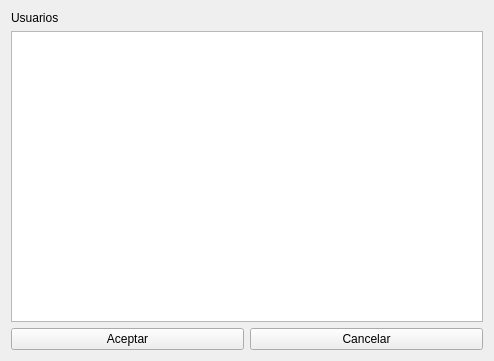
<?xml version="1.0" encoding="UTF-8"?>
<ui version="4.0">
 <class>Usuarios</class>
 <widget class="QWidget" name="Usuarios">
  <property name="geometry">
   <rect>
    <x>0</x>
    <y>0</y>
    <width>494</width>
    <height>361</height>
   </rect>
  </property>
  <property name="windowTitle">
   <string>Form</string>
  </property>
  <layout class="QGridLayout" name="gridLayout">
   <item row="0" column="0">
    <widget class="QLabel" name="label">
     <property name="text">
      <string>Usuarios</string>
     </property>
    </widget>
   </item>
   <item row="1" column="0" colspan="2">
    <widget class="QTableWidget" name="tablaUsuarios"/>
   </item>
   <item row="2" column="0">
    <widget class="QPushButton" name="pushButton">
     <property name="text">
      <string>Aceptar</string>
     </property>
    </widget>
   </item>
   <item row="2" column="1">
    <widget class="QPushButton" name="pushButton_2">
     <property name="text">
      <string>Cancelar</string>
     </property>
    </widget>
   </item>
  </layout>
 </widget>
 <resources/>
 <connections/>
</ui>
